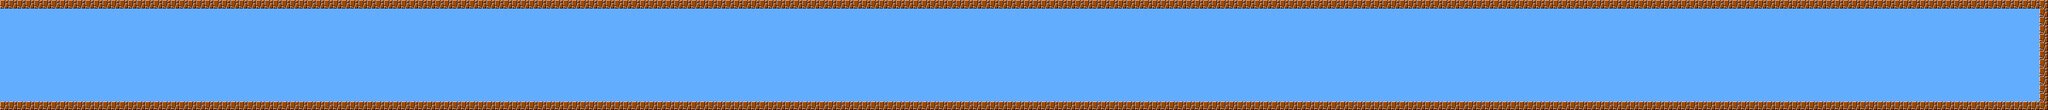

Below is a game level as drawn by its tile map, then a one-line description and the .tmx that defines it (tile-layer data replaced by summaries):
An orthogonal 240x13 tile map with 16x16 px tiles, 2 tile layers (background, graphics) and 19 objects.

<map version="1.0" orientation="orthogonal" renderorder="right-down" width="240" height="13" tilewidth="16" tileheight="16" nextobjectid="73">
 <tileset firstgid="1" name="tileset_gutter" tilewidth="16" tileheight="16" spacing="2" margin="1" tilecount="924" columns="33">
  <image source="tileset_gutter.png" width="594" height="504" />
 </tileset>
 <layer name="background" width="240" height="13">
  <data>[3120 cells, 3120 non-empty, 1 distinct tile ids]</data>
 </layer>
 <layer name="graphics" width="240" height="13">
  <data>[3120 cells, 491 non-empty, 1 distinct tile ids]</data>
 </layer>
 <objectgroup name="ground">
  <object id="48" x="608" y="192" width="16" />
  <object id="51" x="0" y="192" width="592" height="16" />
  <object id="52" x="0" y="0" width="608" height="16" />
  <object id="53" x="608" y="0" width="560" height="16" />
  <object id="54" x="592" y="192" width="560" height="16" />
  <object id="57" x="1168" y="0" width="544" height="16" />
  <object id="58" x="1152" y="192" width="560" height="16" />
  <object id="59" x="1712" y="0" width="560" height="16" />
  <object id="60" x="1712" y="192" width="560" height="16" />
  <object id="61" x="2272" y="0" width="576" height="16" />
  <object id="63" x="2272" y="192" width="576" height="16" />
  <object id="64" x="2848" y="0" width="512" height="16" />
  <object id="65" x="2848" y="192" width="512" height="16" />
  <object id="66" x="3360" y="192" width="448" height="16" />
  <object id="67" x="3216" y="0" width="608" height="16" />
  <object id="68" x="3808" y="192" width="32" height="16" />
  <object id="69" x="3824" y="0" width="16" height="192" />
  <object id="70" x="3280" y="192" width="560" height="16" />
  <object id="71" x="3824" y="0" width="16" height="192" />
 </objectgroup>
</map>
